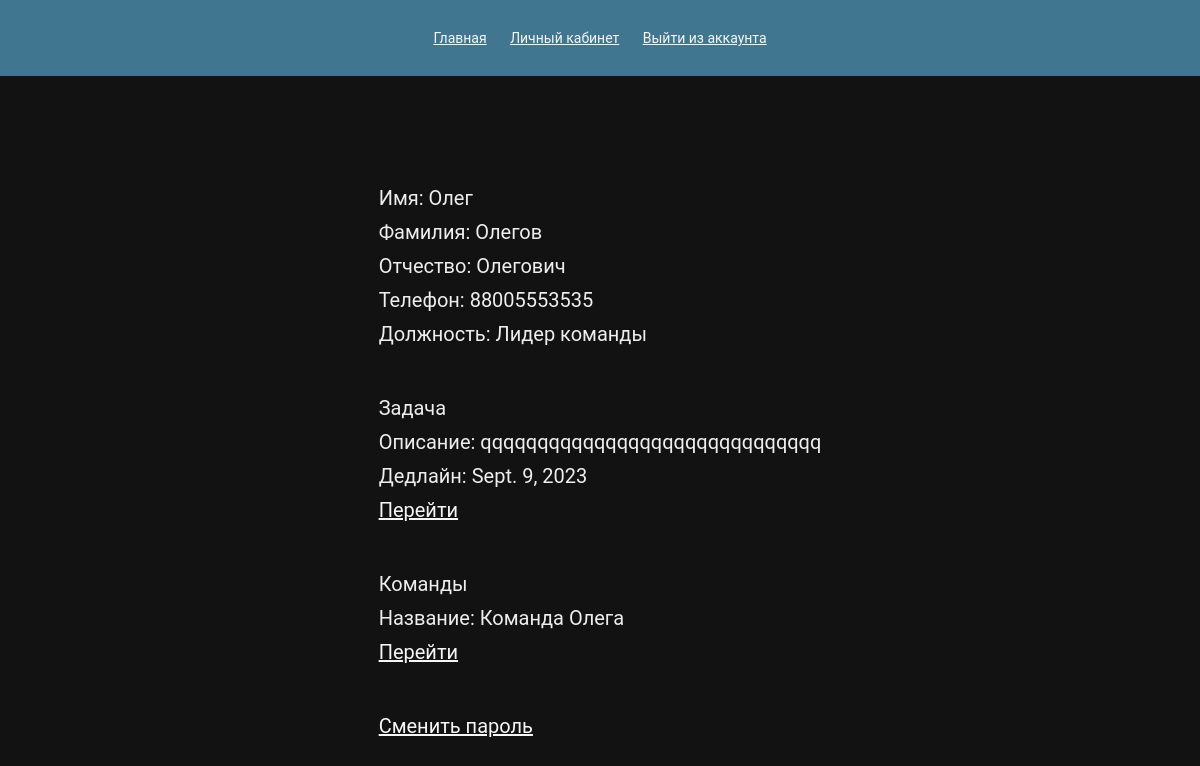
The page /profile/2/ (signed in) on the database as committed earlier.
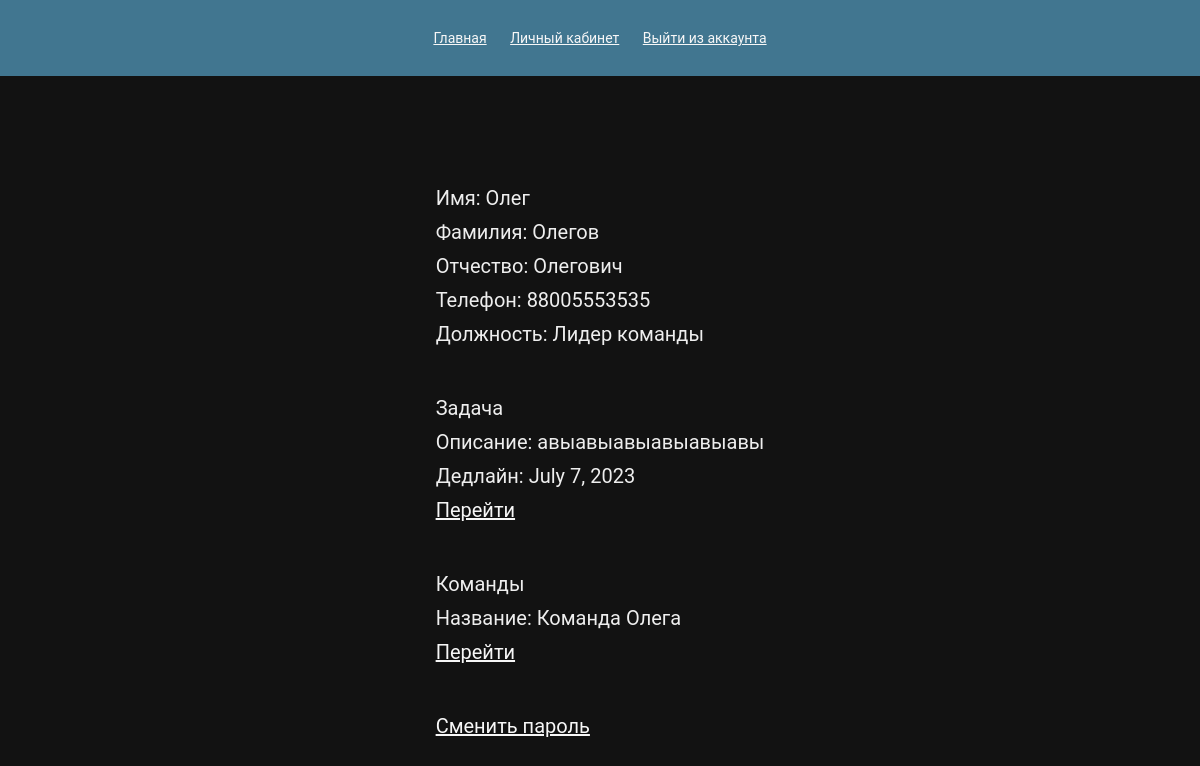
The same page on the database as committed later.
### user_teams/models.py (models this page shows, shortened)
class Users(AbstractUser):
    first_name = models.CharField(max_length=200, verbose_name="Имя")
    second_name = models.CharField(max_length=200, verbose_name="Фамилия")
    last_name = models.CharField(max_length=200, verbose_name="Отчество")
    phone = models.CharField(max_length=20, verbose_name="Телефон")
    position = models.ForeignKey("Positions", on_delete=models.CASCADE, null=True, blank=True, verbose_name="Должность")
    selected_task = models.ForeignKey("Tasks", blank=True, null=True, default=None, on_delete=models.SET_DEFAULT,
                                      verbose_name="Задача", related_name="selected_by")

class Tasks(models.Model):
    description = models.TextField(max_length=5000, verbose_name="Описание")
    restrictions = models.ManyToManyField("Positions", blank=True, verbose_name="Ограничения", through="RestrictionsToTask")
    deadline = models.DateField(verbose_name="Дедлайн")
    created_at = models.DateField(auto_now_add=True)
    is_selected = models.BooleanField(null=True, default=False)
    completed_at = models.DateField(blank=True, null=True, default=None)
    completed_by = models.ForeignKey("Users", blank=True, null=True, default=None, on_delete=models.SET_DEFAULT,
                                      verbose_name="Выполнено", related_name="completed_tasks")
    class Meta:
        ordering = ["deadline"]

class Positions(models.Model):
    name = models.CharField(max_length=300, verbose_name="Название")
    def __str__(self):
        return self.name

### user_auth/views.py (the view)
# urls.py: path('profile/<int:pk>/', UserProfile.as_view(), name="user_profile"),
class UserProfile(DetailView):
    model = Users
    template_name = "user_auth/profile.html"
    context_object_name = "User"

### templates/user_auth/profile.html (shortened to what this page needs)
{% if user.is_authenticated %}
    {% if user.username == User.username %}
<!DOCTYPE html>
<html lang="ru">
<head>
    {% load static %}
    <link href="{% static 'css/style.css' %}" rel="stylesheet">
</head>
<body>
    <header>
        <nav>
            <a href="{% url 'teams_list' %}">Главная</a>
            <a href="{% url 'user_profile' pk=user.id%}">Личный кабинет</a>
            <a href="{% url 'user_logout' %}">Выйти из аккаунта</a>
        </nav>
    </header>
    <div class="profile_center">
        <div class="profile_container">
            <p>Имя: {{ User.first_name }}</p>
            <p>Фамилия: {{ User.second_name }}</p>
            <p>Отчество: {{ User.last_name }}</p>
            <p>Телефон: {{ User.phone }}</p>
            <p>Должность: {{ User.position }}</p>
            {% if User.selected_task %}
            <div class="profile_info">
                <p>Задача</p>
                <div>
                    <p>Описание: {{ User.selected_task.description }}</p>
                    <p>Дедлайн: {{ User.selected_task.deadline }}</p>
                    <p><a href="{% url 'teams_detail' pk=User.selected_task.in_team.get.id %}">Перейти</a></p>
                </div>
            </div>
            {% endif %}
            <div class="profile_info">
                <p>Команды</p>
                {% for team in User.team.all %}
                <div>
                    <p>Название: {{ team.title }}</p>
                    <p><a href="{% url 'teams_detail' pk=team.id %}">Перейти</a></p>
                </div>
                {% endfor %}
            </div>
            <p><a href="{% url 'user_password' %}">Сменить пароль</a></p>
        </div>
    </div>
</body>
</html>
    {% else %}
        <meta http-equiv = "refresh" content = "0; url = {% url 'user_profile' pk=user.id %}"/>
    {% endif %}
{% else %}
    <meta http-equiv = "refresh" content = "0; url = {% url 'user_auth' %}"/>
{% endif %}

Rows that differ between the two databases and show on the page:
changed Users "Олег": selected_task.description "qqqqqqqqqqqqqqqqqqqqqqqqqqqqqq" → "авыавыавыавыавыавы"; selected_task.deadline "Sept. 9, 2023" → "July 7, 2023"
